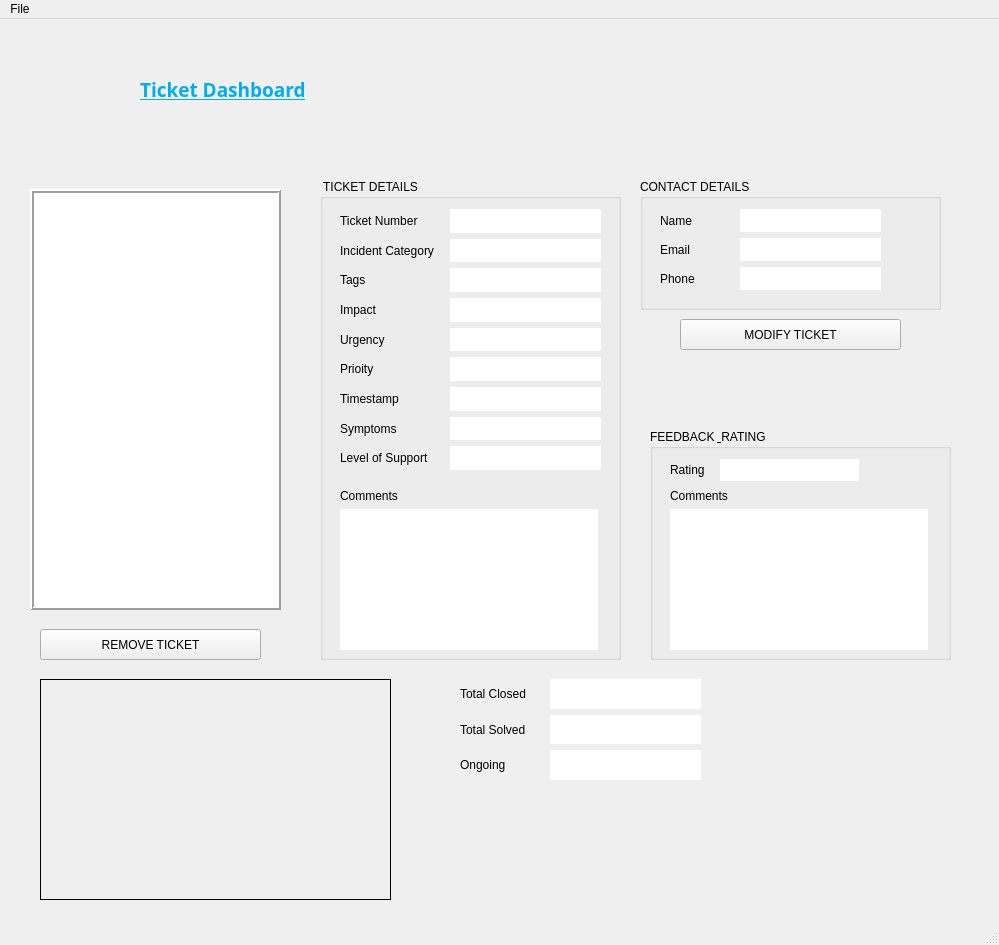
<?xml version="1.0" encoding="UTF-8"?>
<ui version="4.0">
 <class>mainmenu</class>
 <widget class="QMainWindow" name="mainmenu">
  <property name="geometry">
   <rect>
    <x>0</x>
    <y>0</y>
    <width>999</width>
    <height>945</height>
   </rect>
  </property>
  <property name="windowTitle">
   <string>MainWindow</string>
  </property>
  <widget class="QWidget" name="centralwidget">
   <widget class="QPushButton" name="pb_modify">
    <property name="geometry">
     <rect>
      <x>680</x>
      <y>300</y>
      <width>221</width>
      <height>31</height>
     </rect>
    </property>
    <property name="text">
     <string>MODIFY TICKET</string>
    </property>
   </widget>
   <widget class="QListWidget" name="lst_tickets">
    <property name="geometry">
     <rect>
      <x>30</x>
      <y>170</y>
      <width>251</width>
      <height>421</height>
     </rect>
    </property>
    <property name="frameShape">
     <enum>QFrame::Box</enum>
    </property>
    <property name="frameShadow">
     <enum>QFrame::Raised</enum>
    </property>
    <property name="lineWidth">
     <number>2</number>
    </property>
   </widget>
   <widget class="QGroupBox" name="groupBox">
    <property name="geometry">
     <rect>
      <x>320</x>
      <y>160</y>
      <width>301</width>
      <height>481</height>
     </rect>
    </property>
    <property name="title">
     <string> TICKET DETAILS</string>
    </property>
    <widget class="QWidget" name="layoutWidget_2">
     <property name="geometry">
      <rect>
       <x>20</x>
       <y>30</y>
       <width>105</width>
       <height>261</height>
      </rect>
     </property>
     <layout class="QVBoxLayout" name="verticalLayout_3">
      <item>
       <widget class="QLabel" name="lb_ticket_num">
        <property name="text">
         <string>Ticket Number</string>
        </property>
       </widget>
      </item>
      <item>
       <widget class="QLabel" name="lb_incident_cat">
        <property name="text">
         <string>Incident Category</string>
        </property>
       </widget>
      </item>
      <item>
       <widget class="QLabel" name="lb_tags">
        <property name="text">
         <string>Tags</string>
        </property>
       </widget>
      </item>
      <item>
       <widget class="QLabel" name="lb_impact">
        <property name="text">
         <string>Impact</string>
        </property>
       </widget>
      </item>
      <item>
       <widget class="QLabel" name="lb_urgency">
        <property name="text">
         <string>Urgency</string>
        </property>
       </widget>
      </item>
      <item>
       <widget class="QLabel" name="lb_priority">
        <property name="text">
         <string>Prioity</string>
        </property>
       </widget>
      </item>
      <item>
       <widget class="QLabel" name="lb_timestamp">
        <property name="text">
         <string>Timestamp</string>
        </property>
       </widget>
      </item>
      <item>
       <widget class="QLabel" name="lb_symptoms">
        <property name="text">
         <string>Symptoms</string>
        </property>
       </widget>
      </item>
      <item>
       <widget class="QLabel" name="lb_level_support">
        <property name="text">
         <string>Level of Support</string>
        </property>
       </widget>
      </item>
     </layout>
    </widget>
    <widget class="QWidget" name="layoutWidget_3">
     <property name="geometry">
      <rect>
       <x>130</x>
       <y>30</y>
       <width>151</width>
       <height>261</height>
      </rect>
     </property>
     <layout class="QVBoxLayout" name="verticalLayout">
      <item>
       <widget class="QLabel" name="lb_display_ticketnum">
        <property name="styleSheet">
         <string notr="true">background-color: rgb(255, 255, 255);</string>
        </property>
        <property name="frameShadow">
         <enum>QFrame::Raised</enum>
        </property>
        <property name="text">
         <string/>
        </property>
       </widget>
      </item>
      <item>
       <widget class="QLabel" name="lb_display_Incidentcat">
        <property name="styleSheet">
         <string notr="true">background-color: rgb(255, 255, 255);</string>
        </property>
        <property name="frameShadow">
         <enum>QFrame::Raised</enum>
        </property>
        <property name="text">
         <string/>
        </property>
       </widget>
      </item>
      <item>
       <widget class="QLabel" name="lb_display_tags">
        <property name="styleSheet">
         <string notr="true">background-color: rgb(255, 255, 255);</string>
        </property>
        <property name="frameShadow">
         <enum>QFrame::Raised</enum>
        </property>
        <property name="text">
         <string/>
        </property>
       </widget>
      </item>
      <item>
       <widget class="QLabel" name="lb_display_impact">
        <property name="styleSheet">
         <string notr="true">background-color: rgb(255, 255, 255);</string>
        </property>
        <property name="frameShadow">
         <enum>QFrame::Raised</enum>
        </property>
        <property name="text">
         <string/>
        </property>
       </widget>
      </item>
      <item>
       <widget class="QLabel" name="lb_display_urgency">
        <property name="styleSheet">
         <string notr="true">background-color: rgb(255, 255, 255);</string>
        </property>
        <property name="frameShadow">
         <enum>QFrame::Raised</enum>
        </property>
        <property name="text">
         <string/>
        </property>
       </widget>
      </item>
      <item>
       <widget class="QLabel" name="lb_display_priority">
        <property name="styleSheet">
         <string notr="true">background-color: rgb(255, 255, 255);</string>
        </property>
        <property name="frameShadow">
         <enum>QFrame::Raised</enum>
        </property>
        <property name="text">
         <string/>
        </property>
       </widget>
      </item>
      <item>
       <widget class="QLabel" name="lb_display_timestamp">
        <property name="styleSheet">
         <string notr="true">background-color: rgb(255, 255, 255);</string>
        </property>
        <property name="frameShadow">
         <enum>QFrame::Raised</enum>
        </property>
        <property name="text">
         <string/>
        </property>
       </widget>
      </item>
      <item>
       <widget class="QLabel" name="lb_display_symptoms">
        <property name="styleSheet">
         <string notr="true">background-color: rgb(255, 255, 255);</string>
        </property>
        <property name="frameShadow">
         <enum>QFrame::Raised</enum>
        </property>
        <property name="text">
         <string/>
        </property>
       </widget>
      </item>
      <item>
       <widget class="QLabel" name="lb_display_levelsupport">
        <property name="styleSheet">
         <string notr="true">background-color: rgb(255, 255, 255);</string>
        </property>
        <property name="frameShadow">
         <enum>QFrame::Raised</enum>
        </property>
        <property name="text">
         <string/>
        </property>
       </widget>
      </item>
     </layout>
    </widget>
    <widget class="QWidget" name="layoutWidget_4">
     <property name="geometry">
      <rect>
       <x>20</x>
       <y>310</y>
       <width>258</width>
       <height>161</height>
      </rect>
     </property>
     <layout class="QVBoxLayout" name="verticalLayout_6">
      <item>
       <widget class="QLabel" name="label_14">
        <property name="text">
         <string>Comments</string>
        </property>
       </widget>
      </item>
      <item>
       <widget class="QListWidget" name="lst_display_ticketcomments">
        <property name="frameShape">
         <enum>QFrame::NoFrame</enum>
        </property>
        <property name="frameShadow">
         <enum>QFrame::Plain</enum>
        </property>
       </widget>
      </item>
     </layout>
    </widget>
   </widget>
   <widget class="QWidget" name="layoutWidget_5">
    <property name="geometry">
     <rect>
      <x>460</x>
      <y>660</y>
      <width>81</width>
      <height>101</height>
     </rect>
    </property>
    <layout class="QVBoxLayout" name="verticalLayout_7">
     <item>
      <widget class="QLabel" name="lb_total_closed">
       <property name="text">
        <string>Total Closed</string>
       </property>
      </widget>
     </item>
     <item>
      <widget class="QLabel" name="lb_total_solved">
       <property name="text">
        <string>Total Solved</string>
       </property>
      </widget>
     </item>
     <item>
      <widget class="QLabel" name="lb_ongoing">
       <property name="text">
        <string>Ongoing</string>
       </property>
      </widget>
     </item>
    </layout>
   </widget>
   <widget class="QGroupBox" name="groupBox_3">
    <property name="geometry">
     <rect>
      <x>650</x>
      <y>410</y>
      <width>301</width>
      <height>231</height>
     </rect>
    </property>
    <property name="title">
     <string>FEEDBACK &amp; RATING</string>
    </property>
    <widget class="QLabel" name="lb_rating">
     <property name="geometry">
      <rect>
       <x>20</x>
       <y>30</y>
       <width>41</width>
       <height>21</height>
      </rect>
     </property>
     <property name="text">
      <string>Rating</string>
     </property>
    </widget>
    <widget class="QLabel" name="lb_display_rating">
     <property name="geometry">
      <rect>
       <x>70</x>
       <y>30</y>
       <width>139</width>
       <height>22</height>
      </rect>
     </property>
     <property name="styleSheet">
      <string notr="true">background-color: rgb(255, 255, 255);</string>
     </property>
     <property name="frameShadow">
      <enum>QFrame::Raised</enum>
     </property>
     <property name="text">
      <string/>
     </property>
    </widget>
    <widget class="QWidget" name="layoutWidget">
     <property name="geometry">
      <rect>
       <x>20</x>
       <y>60</y>
       <width>258</width>
       <height>161</height>
      </rect>
     </property>
     <layout class="QVBoxLayout" name="verticalLayout_8">
      <item>
       <widget class="QLabel" name="label_17">
        <property name="text">
         <string>Comments</string>
        </property>
       </widget>
      </item>
      <item>
       <widget class="QListWidget" name="listWidget_3">
        <property name="frameShape">
         <enum>QFrame::NoFrame</enum>
        </property>
       </widget>
      </item>
     </layout>
    </widget>
   </widget>
   <widget class="QGroupBox" name="groupBox_2">
    <property name="geometry">
     <rect>
      <x>640</x>
      <y>160</y>
      <width>301</width>
      <height>131</height>
     </rect>
    </property>
    <property name="title">
     <string>CONTACT DETAILS</string>
    </property>
    <widget class="QWidget" name="layoutWidget_7">
     <property name="geometry">
      <rect>
       <x>20</x>
       <y>30</y>
       <width>61</width>
       <height>81</height>
      </rect>
     </property>
     <layout class="QVBoxLayout" name="verticalLayout_4">
      <item>
       <widget class="QLabel" name="lb_name">
        <property name="text">
         <string>Name</string>
        </property>
       </widget>
      </item>
      <item>
       <widget class="QLabel" name="lb_email">
        <property name="text">
         <string>Email</string>
        </property>
       </widget>
      </item>
      <item>
       <widget class="QLabel" name="lb_phone">
        <property name="text">
         <string>Phone</string>
        </property>
       </widget>
      </item>
     </layout>
    </widget>
    <widget class="QWidget" name="layoutWidget_8">
     <property name="geometry">
      <rect>
       <x>100</x>
       <y>30</y>
       <width>141</width>
       <height>81</height>
      </rect>
     </property>
     <layout class="QVBoxLayout" name="verticalLayout_2">
      <item>
       <widget class="QLabel" name="lb_display_name">
        <property name="styleSheet">
         <string notr="true">background-color: rgb(255, 255, 255);</string>
        </property>
        <property name="frameShadow">
         <enum>QFrame::Raised</enum>
        </property>
        <property name="text">
         <string/>
        </property>
       </widget>
      </item>
      <item>
       <widget class="QLabel" name="lb_display_email">
        <property name="styleSheet">
         <string notr="true">background-color: rgb(255, 255, 255);</string>
        </property>
        <property name="frameShadow">
         <enum>QFrame::Raised</enum>
        </property>
        <property name="text">
         <string/>
        </property>
       </widget>
      </item>
      <item>
       <widget class="QLabel" name="lb_display_phone">
        <property name="styleSheet">
         <string notr="true">background-color: rgb(255, 255, 255);</string>
        </property>
        <property name="frameShadow">
         <enum>QFrame::Raised</enum>
        </property>
        <property name="text">
         <string/>
        </property>
       </widget>
      </item>
     </layout>
    </widget>
   </widget>
   <widget class="QWidget" name="layoutWidget_6">
    <property name="geometry">
     <rect>
      <x>550</x>
      <y>660</y>
      <width>151</width>
      <height>101</height>
     </rect>
    </property>
    <layout class="QVBoxLayout" name="verticalLayout_5">
     <item>
      <widget class="QLabel" name="lb_display_totalclosed">
       <property name="styleSheet">
        <string notr="true">background-color: rgb(255, 255, 255);</string>
       </property>
       <property name="frameShadow">
        <enum>QFrame::Raised</enum>
       </property>
       <property name="text">
        <string/>
       </property>
      </widget>
     </item>
     <item>
      <widget class="QLabel" name="lb_display_totalsolved">
       <property name="styleSheet">
        <string notr="true">background-color: rgb(255, 255, 255);</string>
       </property>
       <property name="frameShadow">
        <enum>QFrame::Raised</enum>
       </property>
       <property name="text">
        <string/>
       </property>
      </widget>
     </item>
     <item>
      <widget class="QLabel" name="lb_display_ongoing">
       <property name="styleSheet">
        <string notr="true">background-color: rgb(255, 255, 255);</string>
       </property>
       <property name="frameShadow">
        <enum>QFrame::Raised</enum>
       </property>
       <property name="text">
        <string/>
       </property>
      </widget>
     </item>
    </layout>
   </widget>
   <widget class="QLabel" name="lb_graph">
    <property name="geometry">
     <rect>
      <x>40</x>
      <y>660</y>
      <width>351</width>
      <height>221</height>
     </rect>
    </property>
    <property name="frameShape">
     <enum>QFrame::Box</enum>
    </property>
    <property name="text">
     <string/>
    </property>
   </widget>
   <widget class="QPushButton" name="pb_remove">
    <property name="geometry">
     <rect>
      <x>40</x>
      <y>610</y>
      <width>221</width>
      <height>31</height>
     </rect>
    </property>
    <property name="text">
     <string>REMOVE TICKET</string>
    </property>
   </widget>
   <widget class="QLabel" name="label">
    <property name="geometry">
     <rect>
      <x>140</x>
      <y>60</y>
      <width>201</width>
      <height>21</height>
     </rect>
    </property>
    <property name="font">
     <font>
      <family>Uni Sans Heavy CAPS</family>
      <pointsize>14</pointsize>
      <weight>75</weight>
      <bold>true</bold>
      <underline>true</underline>
     </font>
    </property>
    <property name="styleSheet">
     <string notr="true">color: rgb(2, 173, 237);</string>
    </property>
    <property name="text">
     <string>Ticket Dashboard</string>
    </property>
   </widget>
  </widget>
  <widget class="QMenuBar" name="menubar">
   <property name="geometry">
    <rect>
     <x>0</x>
     <y>0</y>
     <width>999</width>
     <height>21</height>
    </rect>
   </property>
   <widget class="QMenu" name="menuFile">
    <property name="title">
     <string>File</string>
    </property>
    <addaction name="actionNew"/>
    <addaction name="actionLoad"/>
    <addaction name="actionSave"/>
    <addaction name="actionExit"/>
   </widget>
   <addaction name="menuFile"/>
  </widget>
  <widget class="QStatusBar" name="statusbar"/>
  <action name="actionNew">
   <property name="text">
    <string>New</string>
   </property>
  </action>
  <action name="actionLoad">
   <property name="text">
    <string>Load</string>
   </property>
  </action>
  <action name="actionSave">
   <property name="text">
    <string>Save</string>
   </property>
  </action>
  <action name="actionExit">
   <property name="text">
    <string>Exit</string>
   </property>
  </action>
 </widget>
 <resources/>
 <connections/>
</ui>
